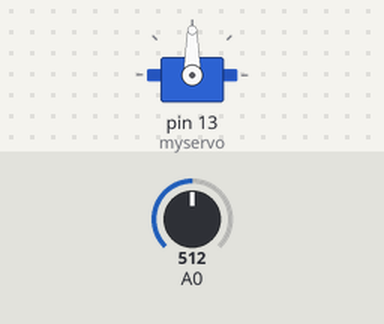
The sketch below on a simulated Arduino Mega 2560, built with avr-gcc and run on an emulated ATmega2560. Parts: servo. The inputs (shaded band) are chosen by the test bench; at power-on: A0 = 512.

Above: at 1.2 s.
1.3 s: A0 set to 716
At 2.5 s:
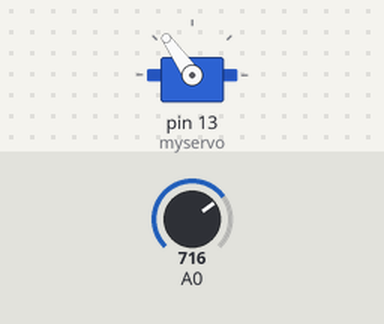
2.8 s: A0 set to 900
At 3.8 s:
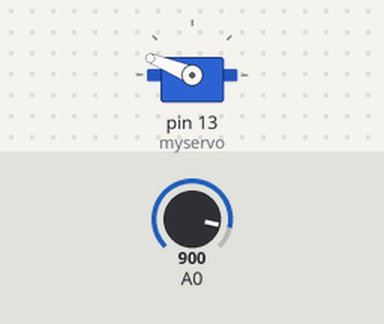
4.3 s: A0 set to 1023
At 5.1 s:
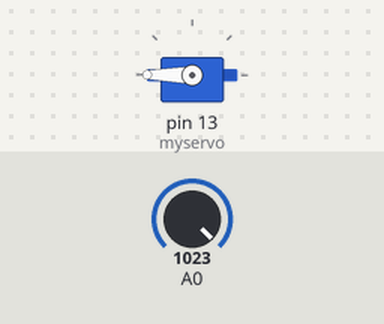
5.8 s: A0 set to 306
At 7.0 s:
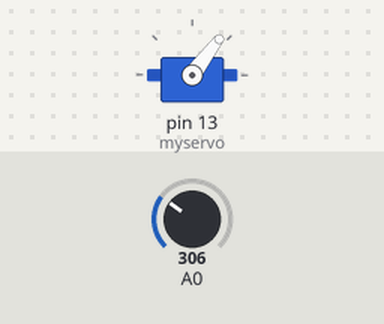
7.3 s: A0 set to 122
At 8.5 s:
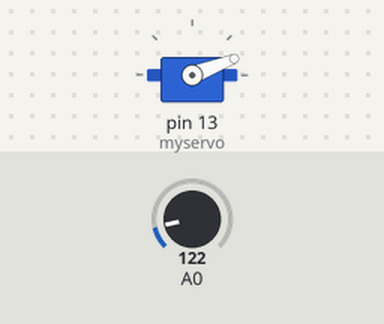
Timing chart, 0 to 9.8 s (numbered marks = the images above; inputs shaded):
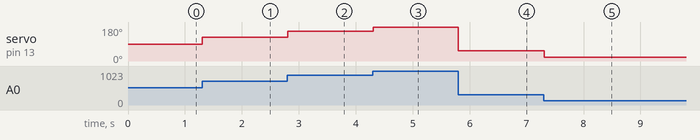

Measured:
- after the input at 1.3 s, servo on pin 13 (myservo): 90° → 125° at once
- after the input at 2.8 s, servo on pin 13 (myservo): 125° → 158° at once
- after the input at 4.3 s, servo on pin 13 (myservo): 158° → 180° at once
- after the input at 5.8 s, servo on pin 13 (myservo): 180° → 53° at once
- after the input at 7.3 s, servo on pin 13 (myservo): 53° → 21° at once

The sketch:

4.ino
```cpp
#include <Servo.h>
Servo myservo;
int val ;
void setup() {
  Serial3.begin(9600);
  myservo.attach(13);
}
void loop() {
  val = analogRead(A0);
  val = map(val, 0, 1023, 0, 180);
  myservo.write(val);
  delay(10);
}
```
